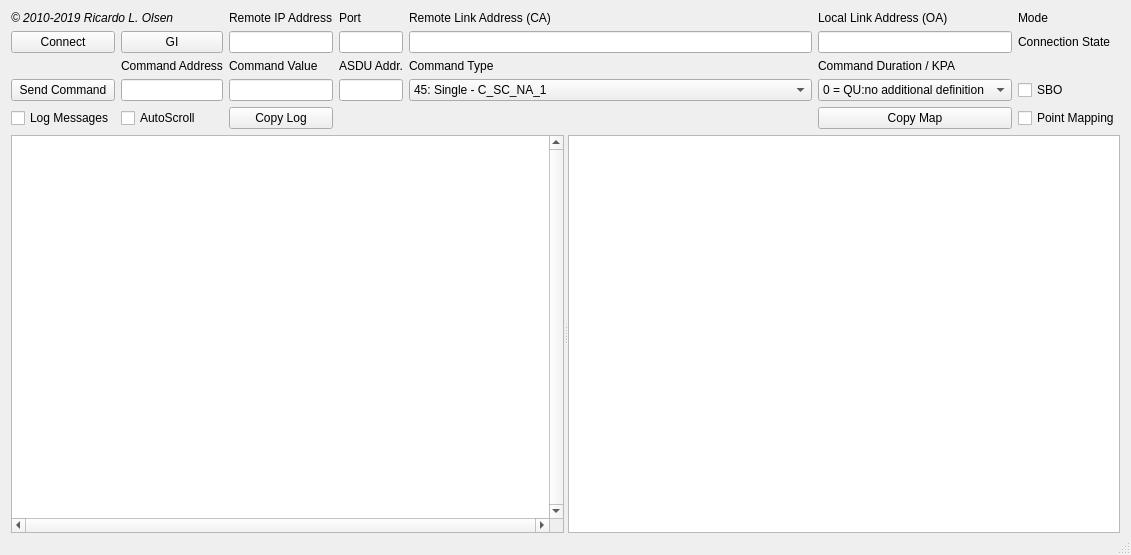
<?xml version="1.0" encoding="UTF-8"?>
<ui version="4.0">
 <class>MainWindow</class>
 <widget class="QMainWindow" name="MainWindow">
  <property name="geometry">
   <rect>
    <x>0</x>
    <y>0</y>
    <width>1052</width>
    <height>555</height>
   </rect>
  </property>
  <property name="windowTitle">
   <string>MainWindow</string>
  </property>
  <widget class="QWidget" name="centralWidget">
   <layout class="QGridLayout" name="gridLayout">
    <property name="bottomMargin">
     <number>0</number>
    </property>
    <item row="5" column="0" colspan="7">
     <widget class="QSplitter" name="splitter">
      <property name="sizePolicy">
       <sizepolicy hsizetype="Expanding" vsizetype="Expanding">
        <horstretch>0</horstretch>
        <verstretch>0</verstretch>
       </sizepolicy>
      </property>
      <property name="maximumSize">
       <size>
        <width>16777215</width>
        <height>16777215</height>
       </size>
      </property>
      <property name="orientation">
       <enum>Qt::Horizontal</enum>
      </property>
      <widget class="QListWidget" name="lwLog">
       <property name="sizePolicy">
        <sizepolicy hsizetype="Expanding" vsizetype="Expanding">
         <horstretch>0</horstretch>
         <verstretch>0</verstretch>
        </sizepolicy>
       </property>
       <property name="font">
        <font>
         <family>Courier New</family>
         <pointsize>9</pointsize>
        </font>
       </property>
       <property name="verticalScrollBarPolicy">
        <enum>Qt::ScrollBarAlwaysOn</enum>
       </property>
       <property name="horizontalScrollBarPolicy">
        <enum>Qt::ScrollBarAlwaysOn</enum>
       </property>
       <property name="selectionMode">
        <enum>QAbstractItemView::NoSelection</enum>
       </property>
       <property name="resizeMode">
        <enum>QListView::Adjust</enum>
       </property>
       <property name="layoutMode">
        <enum>QListView::SinglePass</enum>
       </property>
      </widget>
      <widget class="QTableWidget" name="twPontos">
       <property name="sizePolicy">
        <sizepolicy hsizetype="Expanding" vsizetype="Expanding">
         <horstretch>0</horstretch>
         <verstretch>0</verstretch>
        </sizepolicy>
       </property>
      </widget>
     </widget>
    </item>
    <item row="1" column="5">
     <widget class="QLineEdit" name="leMasterAddress"/>
    </item>
    <item row="2" column="4">
     <widget class="QLabel" name="label_7">
      <property name="text">
       <string>Command Type</string>
      </property>
     </widget>
    </item>
    <item row="1" column="4">
     <widget class="QLineEdit" name="leLinkAddress"/>
    </item>
    <item row="2" column="1">
     <widget class="QLabel" name="label_5">
      <property name="text">
       <string>Command Address</string>
      </property>
     </widget>
    </item>
    <item row="1" column="1">
     <widget class="QPushButton" name="pbGI">
      <property name="text">
       <string>GI</string>
      </property>
     </widget>
    </item>
    <item row="2" column="5">
     <widget class="QLabel" name="label_8">
      <property name="text">
       <string>Command Duration / KPA</string>
      </property>
     </widget>
    </item>
    <item row="3" column="5">
     <widget class="QComboBox" name="cbCmdDuration">
      <item>
       <property name="text">
        <string>0 = QU:no additional definition</string>
       </property>
      </item>
      <item>
       <property name="text">
        <string>1 = QU:short pulse</string>
       </property>
      </item>
      <item>
       <property name="text">
        <string>2 = QU:long pulse</string>
       </property>
      </item>
      <item>
       <property name="text">
        <string>3 = QU:persistent output</string>
       </property>
      </item>
      <item>
       <property name="text">
        <string>0 = KPA:unused</string>
       </property>
      </item>
      <item>
       <property name="text">
        <string>1 = KPA:threshold</string>
       </property>
      </item>
      <item>
       <property name="text">
        <string>2 = KPA:filter</string>
       </property>
      </item>
      <item>
       <property name="text">
        <string>3 = KPA:lolimit</string>
       </property>
      </item>
      <item>
       <property name="text">
        <string>4 = KPA:hilimit</string>
       </property>
      </item>
     </widget>
    </item>
    <item row="1" column="6">
     <widget class="QLabel" name="lbStatus">
      <property name="text">
       <string>Connection State</string>
      </property>
     </widget>
    </item>
    <item row="3" column="6">
     <widget class="QCheckBox" name="cbSBO">
      <property name="text">
       <string>SBO</string>
      </property>
     </widget>
    </item>
    <item row="2" column="2">
     <widget class="QLabel" name="label_6">
      <property name="text">
       <string>Command Value</string>
      </property>
     </widget>
    </item>
    <item row="1" column="2">
     <widget class="QLineEdit" name="leIPRemoto"/>
    </item>
    <item row="3" column="0">
     <widget class="QPushButton" name="pbSendCommandsButton">
      <property name="text">
       <string>Send Command</string>
      </property>
     </widget>
    </item>
    <item row="3" column="1">
     <widget class="QLineEdit" name="leCmdAddress">
      <property name="toolTip">
       <string/>
      </property>
     </widget>
    </item>
    <item row="3" column="2">
     <widget class="QLineEdit" name="leCmdValue"/>
    </item>
    <item row="3" column="4">
     <widget class="QComboBox" name="cbCmdAsdu">
      <item>
       <property name="text">
        <string>45: Single - C_SC_NA_1</string>
       </property>
      </item>
      <item>
       <property name="text">
        <string>46: Double - C_DC_NA_1</string>
       </property>
      </item>
      <item>
       <property name="text">
        <string>47: Reg. Step - C_RC_NA_1</string>
       </property>
      </item>
      <item>
       <property name="text">
        <string>58: Single with time tag - C_SC_TA_1</string>
       </property>
      </item>
      <item>
       <property name="text">
        <string>59: Double with time tag - C_DC_TA_1</string>
       </property>
      </item>
      <item>
       <property name="text">
        <string>60: Reg. Step with time tag - C_RC_TA_1</string>
       </property>
      </item>
      <item>
       <property name="text">
        <string>48: Set-point normalised value - C_SE_NA_1</string>
       </property>
      </item>
      <item>
       <property name="text">
        <string>49: Set-point scaled value - C_SE_NB_1</string>
       </property>
      </item>
      <item>
       <property name="text">
        <string>50: Set-point short floating point value - C_SE_NC_1</string>
       </property>
      </item>
      <item>
       <property name="text">
        <string>61: Set-point normalised value with time tag - C_SE_TA_1</string>
       </property>
      </item>
      <item>
       <property name="text">
        <string>62: Set-point scaled value with time tag - C_SE_TB_1</string>
       </property>
      </item>
      <item>
       <property name="text">
        <string>63: Set-point short floating point value with time tag - C_SE_TC_1</string>
       </property>
      </item>
      <item>
       <property name="text">
        <string>101: Counter Interrogation Command - C_CI_NA_1 *NOT IMPL</string>
       </property>
      </item>
      <item>
       <property name="text">
        <string>102: Read Command - C_RD_NA_1 *NOT IMPL</string>
       </property>
      </item>
      <item>
       <property name="text">
        <string>103: Clock Syncronization - C_CS_NA_1</string>
       </property>
      </item>
      <item>
       <property name="text">
        <string>105: Reset Process Command - C_RP_NA_1</string>
       </property>
      </item>
      <item>
       <property name="text">
        <string>107: Test Command with time tag - C_TS_TA_1</string>
       </property>
      </item>
      <item>
       <property name="text">
        <string>110: Parameter of measured normalized value - P_ME_NA_1</string>
       </property>
      </item>
      <item>
       <property name="text">
        <string>111: Parameter of measured scaled value - P_ME_NB_1</string>
       </property>
      </item>
      <item>
       <property name="text">
        <string>112: Parameter of measured short floating point value - P_ME_NC_1</string>
       </property>
      </item>
      <item>
       <property name="text">
        <string>113: Parameter activation - P_AC_NA_1</string>
       </property>
      </item>
     </widget>
    </item>
    <item row="4" column="1">
     <widget class="QCheckBox" name="cbAutoScroll">
      <property name="text">
       <string>AutoScroll</string>
      </property>
      <property name="checked">
       <bool>false</bool>
      </property>
     </widget>
    </item>
    <item row="4" column="0">
     <widget class="QCheckBox" name="cbLog">
      <property name="text">
       <string>Log Messages</string>
      </property>
     </widget>
    </item>
    <item row="0" column="5">
     <widget class="QLabel" name="label_4">
      <property name="text">
       <string>Local Link Address (OA)</string>
      </property>
     </widget>
    </item>
    <item row="0" column="2">
     <widget class="QLabel" name="label_2">
      <property name="text">
       <string>Remote IP Address</string>
      </property>
     </widget>
    </item>
    <item row="0" column="6">
     <widget class="QLabel" name="lbMode">
      <property name="text">
       <string>Mode</string>
      </property>
     </widget>
    </item>
    <item row="0" column="4">
     <widget class="QLabel" name="label_3">
      <property name="text">
       <string>Remote Link Address (CA)</string>
      </property>
     </widget>
    </item>
    <item row="0" column="0" colspan="2">
     <widget class="QLabel" name="lbCopyright">
      <property name="font">
       <font>
        <italic>true</italic>
       </font>
      </property>
      <property name="text">
       <string>© 2010-2019 Ricardo L. Olsen</string>
      </property>
     </widget>
    </item>
    <item row="1" column="0">
     <widget class="QPushButton" name="pbConnect">
      <property name="text">
       <string>Connect</string>
      </property>
     </widget>
    </item>
    <item row="4" column="2">
     <widget class="QPushButton" name="pbCopyClipb">
      <property name="text">
       <string>Copy Log</string>
      </property>
     </widget>
    </item>
    <item row="3" column="3">
     <widget class="QLineEdit" name="leASDUAddr">
      <property name="toolTip">
       <string>Put here the ASDU address for commands.
If empty will use remote link address.</string>
      </property>
     </widget>
    </item>
    <item row="2" column="3">
     <widget class="QLabel" name="label">
      <property name="text">
       <string>ASDU Addr.</string>
      </property>
     </widget>
    </item>
    <item row="1" column="3">
     <widget class="QLineEdit" name="lePort"/>
    </item>
    <item row="0" column="3">
     <widget class="QLabel" name="label_9">
      <property name="text">
       <string>Port</string>
      </property>
     </widget>
    </item>
    <item row="4" column="6">
     <widget class="QCheckBox" name="cbPointMap">
      <property name="text">
       <string>Point Mapping</string>
      </property>
      <property name="checked">
       <bool>false</bool>
      </property>
     </widget>
    </item>
    <item row="4" column="5">
     <widget class="QPushButton" name="pbCopyVals">
      <property name="text">
       <string>Copy Map</string>
      </property>
     </widget>
    </item>
   </layout>
  </widget>
  <widget class="QMenuBar" name="menuBar">
   <property name="geometry">
    <rect>
     <x>0</x>
     <y>0</y>
     <width>1052</width>
     <height>20</height>
    </rect>
   </property>
  </widget>
  <widget class="QStatusBar" name="statusBar"/>
 </widget>
 <layoutdefault spacing="6" margin="11"/>
 <tabstops>
  <tabstop>pbConnect</tabstop>
  <tabstop>pbGI</tabstop>
  <tabstop>leIPRemoto</tabstop>
  <tabstop>lePort</tabstop>
  <tabstop>leLinkAddress</tabstop>
  <tabstop>leMasterAddress</tabstop>
  <tabstop>pbSendCommandsButton</tabstop>
  <tabstop>leCmdAddress</tabstop>
  <tabstop>leCmdValue</tabstop>
  <tabstop>leASDUAddr</tabstop>
  <tabstop>cbCmdAsdu</tabstop>
  <tabstop>cbCmdDuration</tabstop>
  <tabstop>cbSBO</tabstop>
  <tabstop>cbLog</tabstop>
  <tabstop>cbAutoScroll</tabstop>
  <tabstop>pbCopyClipb</tabstop>
  <tabstop>pbCopyVals</tabstop>
  <tabstop>cbPointMap</tabstop>
  <tabstop>lwLog</tabstop>
  <tabstop>twPontos</tabstop>
 </tabstops>
 <resources/>
 <connections/>
</ui>
